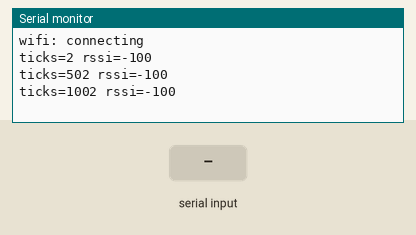
Recording of a sketch running on a simulated ESP32. Shown: the last lines printed to the serial monitor. The inputs (shaded band) are chosen by the test bench. WiFi joins after 1.5 s; servers stay silent unless stated; uploads are accepted with an empty reply.

Above: at 1.2 s.
1.3 s: "speedtest\n" received over Serial
At 1.46 s:
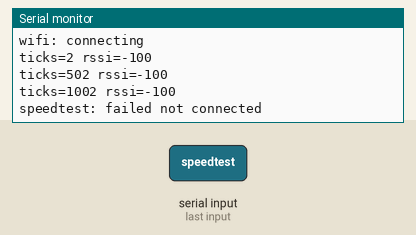
2.8 s: "1\n" received over Serial
At 2.96 s:
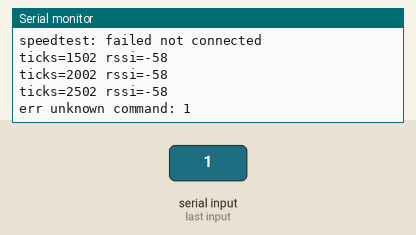
4.3 s: "speedtest\n" received over Serial
At 4.8 s:
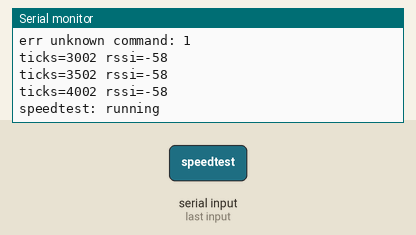
Timing chart, 0 to 7.3 s (numbered marks = the images above; inputs shaded):
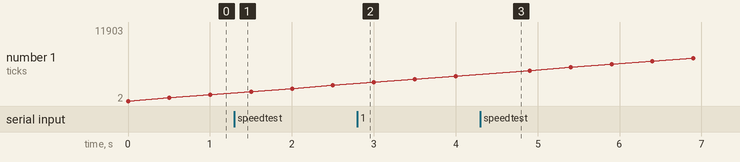

The sketch:

wifi_speedtest.ino
```cpp
/*
 * WebSerial Dash example for dashboards/wifi-speedtest.json (ESP32, Arduino core 2.x/3.x).
 *
 * Output protocol (key=value lines, parsed by the "kv" parser):
 *   every 500 ms:            ticks=<millis> rssi=<dBm>
 *   after "speedtest":       speedtest: running
 *                            down_mbps=<f> up_mbps=<f> ping_ms=<n>
 *   on failure:              speedtest: failed <reason>
 *
 * Commands (one per line): speedtest
 *
 * The speed test uses Cloudflare's public endpoints over HTTPS. Results are rough
 * (ESP32 TLS throughput is CPU bound) but fine for comparing locations and antennas.
 *
 * STATUS: written for the walkthrough in docs/CUSTOMIZE.md; not yet compiled or run on
 * hardware by the maintainers. Please report issues. The ESP-IDF version in
 * firmware/esp-idf/wifi_speedtest is tested (about 5 Mbit/s down, 4 up on an ESP32).
 */
#include <WiFi.h>
#include <HTTPClient.h>
#include <WiFiClientSecure.h>

const char *WIFI_SSID = "your-ssid";
const char *WIFI_PASS = "your-password";

const char *DOWN_URL = "https://speed.cloudflare.com/__down?bytes=2000000";  // 2 MB
const char *UP_URL = "https://speed.cloudflare.com/__up";
const char *PING_URL = "https://speed.cloudflare.com/__down?bytes=0";
const size_t UP_CHUNK = 32 * 1024;
const int UP_CHUNKS = 8;  // 256 KB total

unsigned long nextRssiAt = 0;
String line;

void setup() {
  Serial.begin(115200);
  WiFi.mode(WIFI_STA);
  WiFi.begin(WIFI_SSID, WIFI_PASS);
  Serial.println("wifi: connecting");  // lines without '=' are ignored by the parser
}

static bool runSpeedtest() {
  if (WiFi.status() != WL_CONNECTED) {
    Serial.println("speedtest: failed not connected");
    return false;
  }
  Serial.println("speedtest: running");
  WiFiClientSecure client;
  client.setInsecure();  // no certificate pinning in an example
  HTTPClient http;
  http.setReuse(true);

  // Ping: latency of an empty request on an already open connection.
  if (!http.begin(client, PING_URL) || http.GET() != 200) {
    Serial.println("speedtest: failed ping");
    http.end();
    return false;
  }
  http.getString();
  unsigned long t0 = millis();
  http.GET();
  http.getString();
  unsigned long pingMs = millis() - t0;
  http.end();

  // Download
  http.begin(client, DOWN_URL);
  t0 = millis();
  int code = http.GET();
  size_t got = 0;
  if (code == 200) {
    WiFiClient *stream = http.getStreamPtr();
    uint8_t buf[2048];
    int len = http.getSize();
    while (http.connected() && (len < 0 || got < (size_t)len)) {
      size_t avail = stream->available();
      if (avail) got += stream->readBytes(buf, min(avail, sizeof(buf)));
      else delay(1);
      if (millis() - t0 > 20000) break;
    }
  }
  float downSec = (millis() - t0) / 1000.0f;
  http.end();
  if (code != 200 || got == 0) {
    Serial.printf("speedtest: failed download http=%d\n", code);
    return false;
  }

  // Upload
  uint8_t *payload = (uint8_t *)malloc(UP_CHUNK);
  if (!payload) {
    Serial.println("speedtest: failed no memory");
    return false;
  }
  memset(payload, 'x', UP_CHUNK);
  size_t sent = 0;
  t0 = millis();
  for (int i = 0; i < UP_CHUNKS; i++) {
    http.begin(client, UP_URL);
    if (http.POST(payload, UP_CHUNK) == 200) sent += UP_CHUNK;
    http.end();
  }
  float upSec = (millis() - t0) / 1000.0f;
  free(payload);

  float downMbps = got * 8.0f / downSec / 1e6f;
  float upMbps = sent * 8.0f / upSec / 1e6f;
  Serial.printf("down_mbps=%.1f up_mbps=%.1f ping_ms=%lu\n", downMbps, upMbps, pingMs);
  return true;
}

void loop() {
  // Commands
  while (Serial.available()) {
    char c = Serial.read();
    if (c == '\n' || c == '\r') {
      line.trim();
      if (line == "speedtest") runSpeedtest();
      else if (line.length()) Serial.printf("err unknown command: %s\n", line.c_str());
      line = "";
    } else if (line.length() < 64) {
      line += c;
    }
  }

  // Periodic RSSI (-100 when not associated)
  unsigned long now = millis();
  if ((long)(now - nextRssiAt) >= 0) {
    nextRssiAt = now + 500;
    int rssi = WiFi.status() == WL_CONNECTED ? WiFi.RSSI() : -100;
    Serial.printf("ticks=%lu rssi=%d\n", now, rssi);
  }
}
```

Measured:
- after the input at 1.3 s, the serial monitor: prints a new line at once (image 1)
- after the input at 2.8 s, the serial monitor: prints a new line at once (image 2)
- after the input at 4.3 s, the serial monitor: prints a new line at once (image 3)
- plotted number 1: 1002 → 2502 after the input at 1.3 s, 4002 → 11903 after the input at 4.3 s
